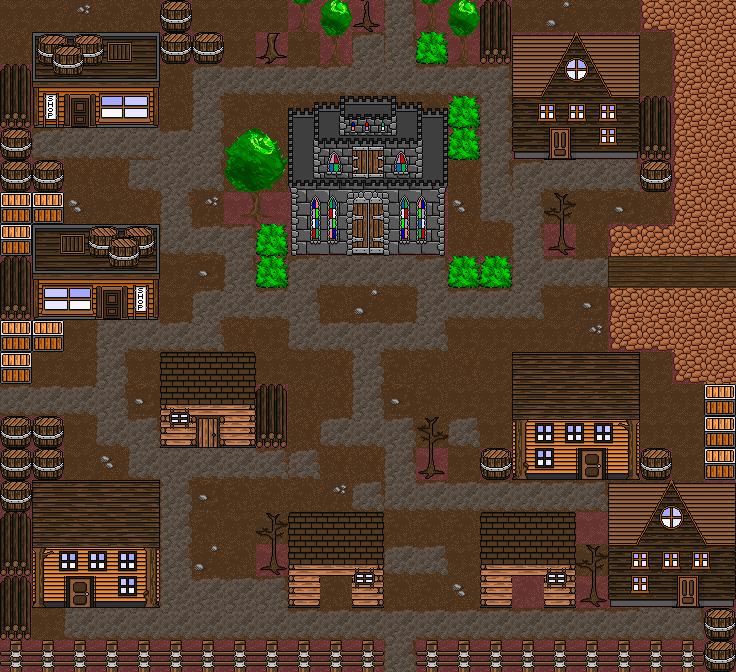

Rendered tile map (Tiled .tmx) drawn with the repository's tilesets; below, a short description and the map source with its tile grids summarised:
An orthogonal 23x21 tile map with 32x32 px tiles, 4 tile layers (map, background, path, foreground) and 24 objects (13x Obj, 11x Door).

<map version="1.0" orientation="orthogonal" width="23" height="21" tilewidth="32" tileheight="32">
 <tileset firstgid="1" name="TownTiles" tilewidth="32" tileheight="32">
  <image source="../../img/tiles/TownTiles.png" width="576" height="1120" />
 </tileset>
 <layer name="map" width="23" height="21">
  <data>[483 cells, 212 non-empty, 1 distinct tile ids]</data>
 </layer>
 <layer name="background" width="23" height="21" opacity="0.9">
  <data>[483 cells, 483 non-empty, 11 distinct tile ids]</data>
 </layer>
 <layer name="path" width="23" height="21" opacity="0.57">
  <data>[483 cells, 154 non-empty, 22 distinct tile ids]</data>
 </layer>
 <objectgroup name="objects">
  <object name="Door" x="352" y="224" width="32" height="32">
   <properties>
    <property name="solid" value="false" />
    <property name="to" value="home,10,10" />
   </properties>
  </object>
  <object name="Door" x="704" y="256" width="32" height="32">
   <properties>
    <property name="solid" value="false" />
    <property name="to" value="east, 1, 6" />
   </properties>
  </object>
  <object name="Door" x="384" y="0" width="32">
   <properties>
    <property name="solid" value="false" />
    <property name="to" value="north, 17, 31" />
   </properties>
  </object>
  <object name="Door" x="0" y="384" height="32">
   <properties>
    <property name="solid" value="false" />
    <property name="to" value="west,24,7" />
   </properties>
  </object>
  <object name="Door" x="384" y="640" width="32" height="32">
   <properties>
    <property name="solid" value="false" />
    <property name="to" value="south,12,1" />
   </properties>
  </object>
  <object name="Door" x="64" y="96" width="32" height="32">
   <properties>
    <property name="to" value="itemshop,10,10" />
   </properties>
  </object>
  <object name="Door" x="544" y="128" width="32" height="32">
   <properties>
    <property name="to" value="mayorhouse" />
   </properties>
  </object>
  <object name="Door" x="96" y="288" width="32" height="32">
   <properties>
    <property name="solid" value="false" />
    <property name="to" value="equipshop,9,11" />
   </properties>
  </object>
  <object name="Door" x="192" y="416" width="32" height="32">
   <properties>
    <property name="solid" value="false" />
    <property name="to" value="house2,10,10" />
   </properties>
  </object>
  <object name="Door" x="576" y="448" width="32" height="32">
   <properties>
    <property name="to" value="inn,12,11" />
   </properties>
  </object>
  <object name="Door" x="320" y="576" width="32" height="32">
   <properties>
    <property name="solid" value="false" />
    <property name="to" value="house1,10,10" />
   </properties>
  </object>
  <object name="Obj" x="384" y="352" width="128" height="64">
   <properties>
    <property name="id" value="32" />
    <property name="solid" value="false" />
   </properties>
  </object>
  <object name="Obj" x="544" y="288" width="64" height="64">
   <properties>
    <property name="id" value="32" />
    <property name="solid" value="false" />
   </properties>
  </object>
  <object name="Obj" x="288" y="352" width="64" height="64">
   <properties>
    <property name="id" value="32" />
    <property name="solid" value="false" />
   </properties>
  </object>
  <object name="Obj" x="64" y="160" width="64" height="64">
   <properties>
    <property name="id" value="32" />
    <property name="solid" value="false" />
   </properties>
  </object>
  <object name="Obj" x="224" y="0" width="128" height="64">
   <properties>
    <property name="id" value="32" />
    <property name="solid" value="false" />
   </properties>
  </object>
  <object name="Obj" x="544" y="192" width="64" height="64">
   <properties>
    <property name="id" value="32" />
    <property name="solid" value="false" />
   </properties>
  </object>
  <object name="Obj" x="224" y="320" width="64" height="64">
   <properties>
    <property name="id" value="32" />
    <property name="solid" value="false" />
   </properties>
  </object>
  <object name="Obj" x="192" y="480" width="96" height="96">
   <properties>
    <property name="id" value="32" />
    <property name="solid" value="false" />
   </properties>
  </object>
  <object name="Obj" x="224" y="96" width="64" height="128">
   <properties>
    <property name="id" value="32" />
    <property name="solid" value="false" />
   </properties>
  </object>
  <object name="Obj" x="288" y="96" width="160" height="32">
   <properties>
    <property name="id" value="32" />
    <property name="solid" value="false" />
   </properties>
  </object>
  <object name="Obj" x="320" y="288" width="96" height="32">
   <properties>
    <property name="id" value="32" />
    <property name="solid" value="false" />
   </properties>
  </object>
  <object name="Obj" x="352" y="64" width="64" height="32">
   <properties>
    <property name="event" value="1" />
    <property name="id" value="1" />
    <property name="solid" value="false" />
   </properties>
  </object>
  <object name="Obj" x="64" y="384" width="64" height="32">
   <properties>
    <property name="event" value="2" />
    <property name="id" value="2" />
    <property name="solid" value="false" />
   </properties>
  </object>
 </objectgroup>
 <layer name="foreground" width="23" height="21">
  <data>[483 cells, 220 non-empty, 145 distinct tile ids]</data>
 </layer>
</map>
